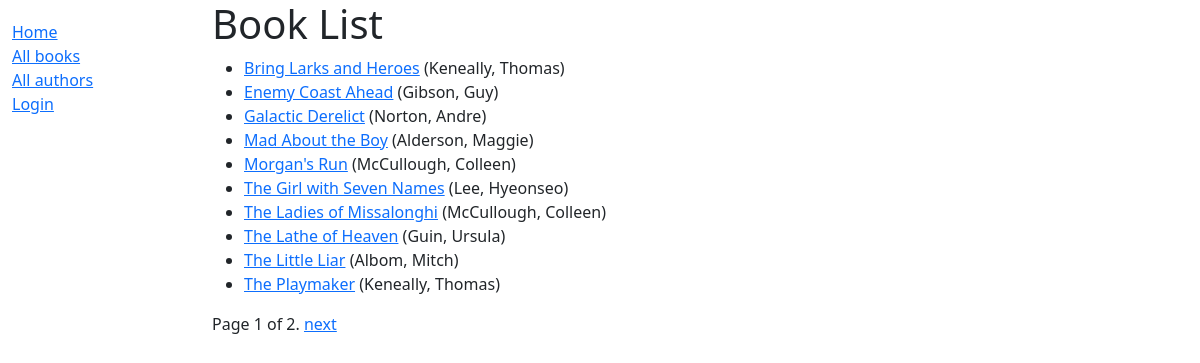
Before: /catalog/books/ with the older database file.
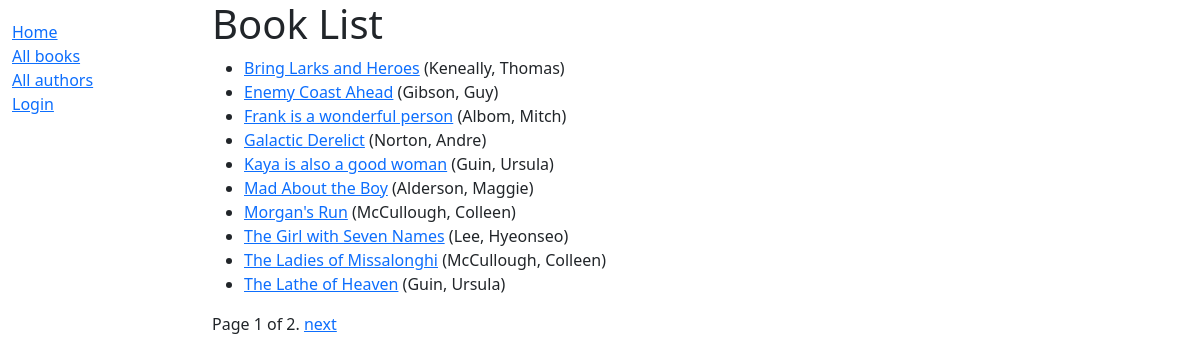
After: the same page with the newer database file.
### catalog/models.py (models this page shows, shortened)
class Book(models.Model):
    title = models.CharField(max_length=200)
    author = models.ForeignKey(
        'Author',
        on_delete=models.RESTRICT,
        null=True
    )
    summary = models.TextField(
        max_length=1000,
        help_text="Enter a brief description of the book"
    )
    isbn = models.CharField('ISBN', max_length=13, unique=True, help_text='13 Character <a href="https://www.isbn-insternational.org/content/what-isbn">ISBN</a>')
    genre = models.ManyToManyField('Genre', help_text='Select a genre for this book')
    language = models.ForeignKey('Language', on_delete=models.SET_NULL, null=True)
    class Meta:
        ordering = ['title', 'author']
    def display_genre(self):
        return ', '.join([genre.name for genre in self.genre.all()[:3]])
    display_genre.short_description = 'Genre'
    def get_absolute_url(self):
        return reverse('book-detail', args=[str(self.id)])

class Author(models.Model):
    first_name = models.CharField(max_length=100)
    last_name = models.CharField(max_length=100)
    country = models.ForeignKey(Country, on_delete=models.SET_NULL, null=True, blank=True, help_text='Select the country of the author')
    date_of_birth = models.DateField(null=True, blank=True)
    date_of_death = models.DateField('died', null=True, blank=True)
    class Meta:
        ordering = ['last_name', 'first_name']
    def __str__(self):
        return f'{self.last_name}, {self.first_name}'

### catalog/views.py (the view)
# urls.py: path('books/', views.BookListView.as_view(), name='books'),
class BookListView(generic.ListView):
    model = Book
    context_object_name = 'book_list'
    paginate_by = 10
    def get_queryset(self):
        return Book.objects.filter()
    def get_context_data(self, **kwargs):
        context = super().get_context_data(**kwargs)
        context['some_data'] = 'This is some data'
        return context

### catalog/templates/catalog/book_list.html
{% extends "base_generic.html" %}
{% block content %}
<h1>Book List</h1>
{% if book_list %}
<ul>
    {% for book in book_list %}
    <li>
        <a href="{{ book.get_absolute_url }}">{{ book.title }}</a>
        ({{book.author}})
    </li>
    {% endfor %}
</ul>
{% else %}
<p>There are no books in the library.</p>
{% endif %}
{% endblock %}

Changed rows visible on the page:
no longer on this page (row unchanged): Book: title "The Little Liar", author "Albom, Mitch"
no longer on this page (row unchanged): Book: title "The Playmaker", author "Keneally, Thomas"
added Book: title "Frank is a wonderful person", author "Albom, Mitch"
added Book: title "Kaya is also a good woman", author "Guin, Ursula"
